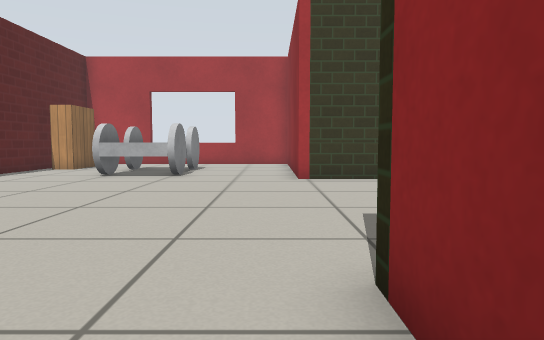
View 1 (above)

17 first-person views from a walk through a Gazebo world. The camera is 0.5 m above the floor, tilts 4° down and sees 70° across. The floor is counted in squares, 0.5 m on a side. Each view is taken from the middle of a square. On the plan, view 1 faces up. The plan holds only what a view shows up to about 13 squares ahead; the rest is blank. The place goes on beyond the plan. The robots in the file are not drawn. Simple patterns stand in for the simulator's built-in surfaces.

View 2
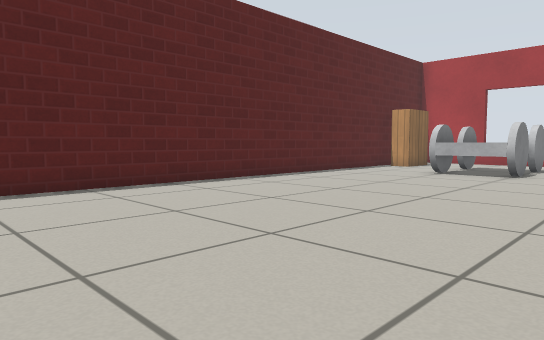

View 3
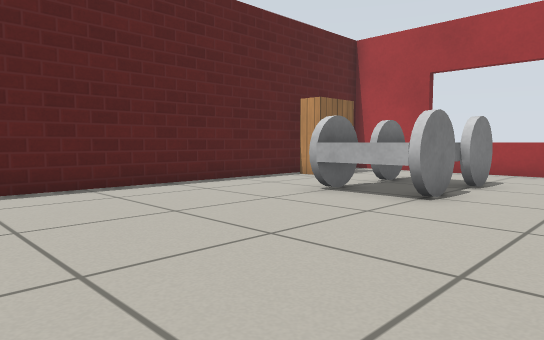

View 4
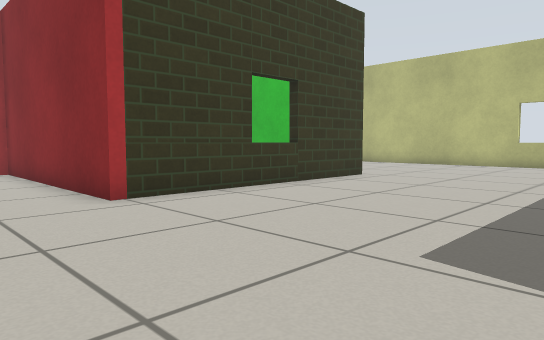

View 5
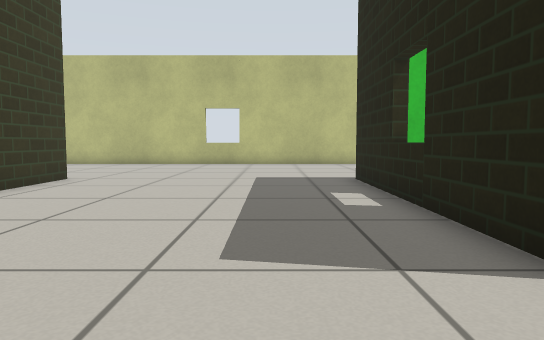

View 6
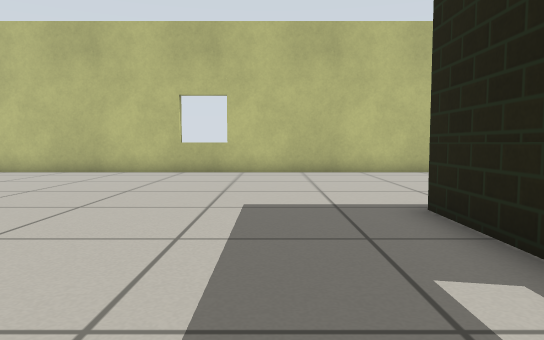

View 7
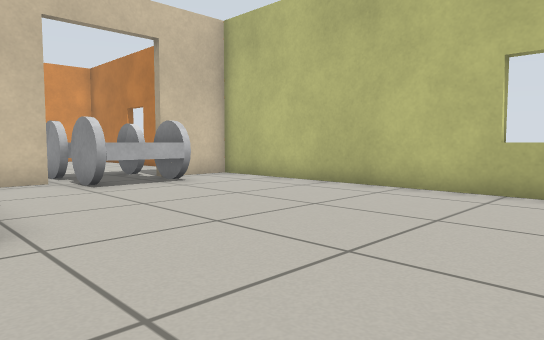

View 8
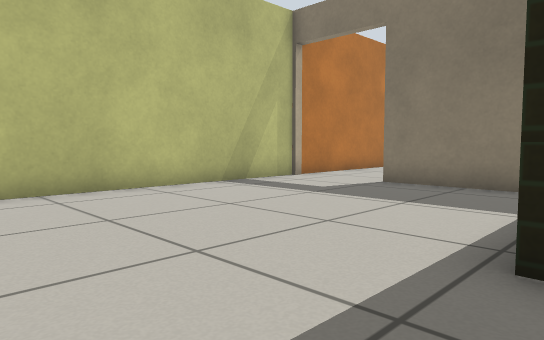

View 9
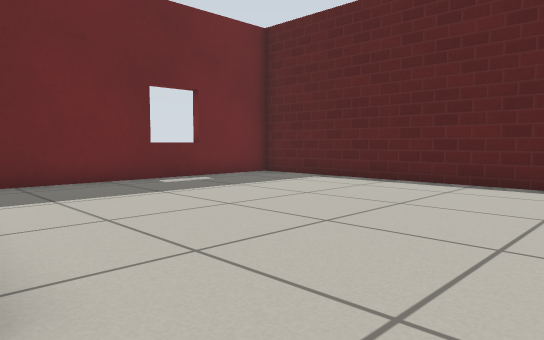

View 10
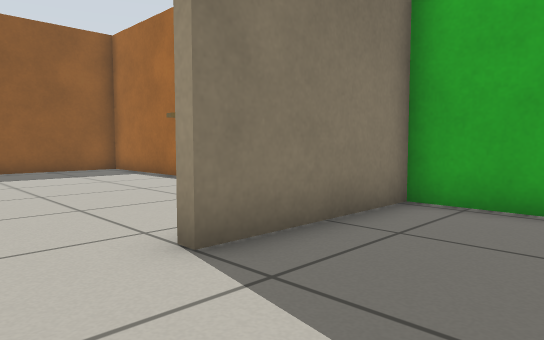

View 11
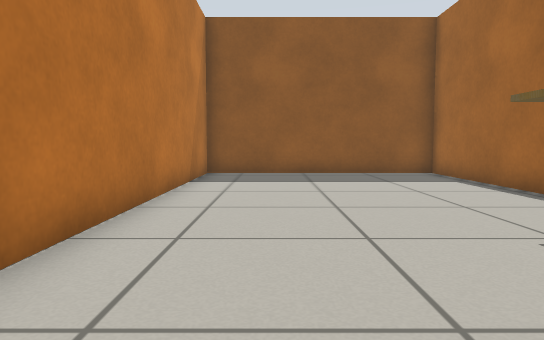

View 12
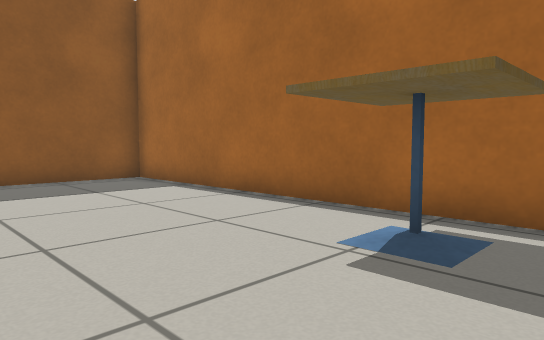

View 13
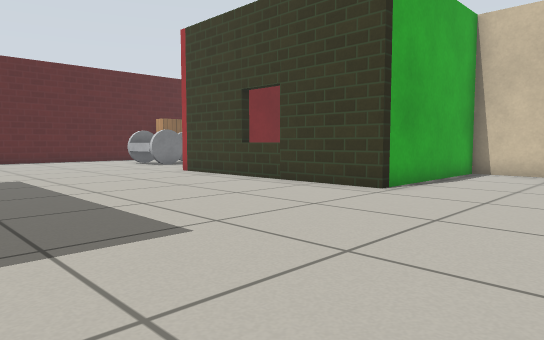

View 14
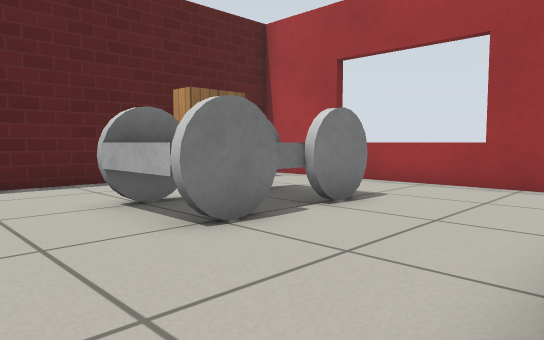

View 15
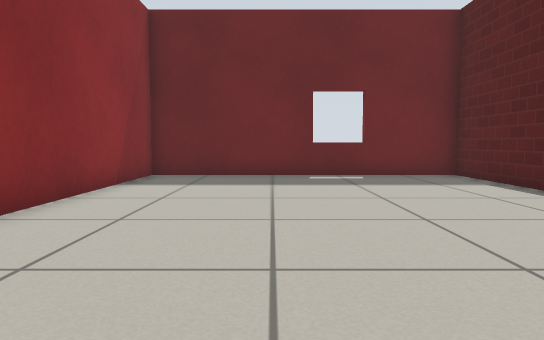

View 16
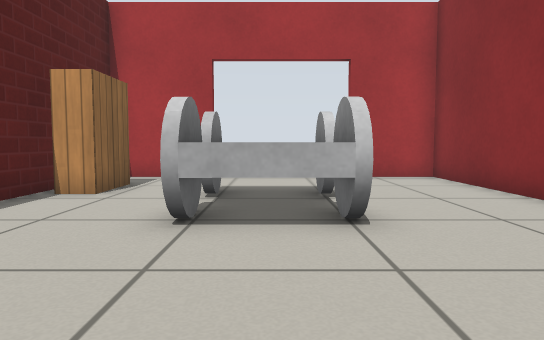

View 17
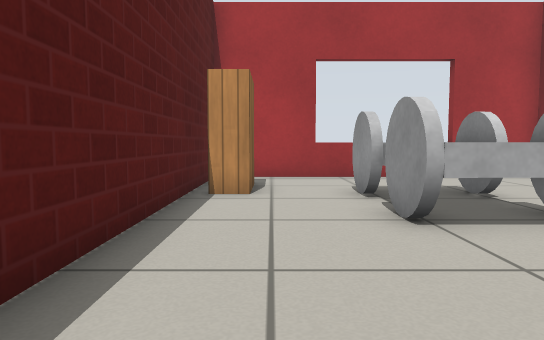

### Floor plan
Ten units are one square. View 1 is at (0, 0); x grows to the right and y downward. Boxes are objects, and circles mark ways between rooms. Rooms are numbered by the first view taken in them; rooms with no view inside come last. Other rooms are left out.
<svg viewBox="-92 -189 258 341">
<path fill="none" stroke="#000" d="M13 -27 88 -27M55 -22 55 -27M87 10 87 30 130 30M106 -164 87 -164 87 -107 7 -107 7 -184 -87 -184 -87 50 7 50 7 -27M161 30 161 -164 138 -164M87 49 87 147 161 147 161 30"/>
<rect x="-85" y="-165" width="10" height="20" fill="#bbb"><title>bookshelf</title></rect>
<rect x="-55" y="-155" width="30" height="40" fill="#bbb"><title>other object</title></rect>
<rect x="95" y="45" width="20" height="20" fill="#bbb"><title>cafe table</title></rect>
<circle cx="145" cy="30" r="3" fill="#2a7"/>
<text x="30" y="-70">1</text>
<text x="120" y="90">2</text>
</svg>
Room 1 opens to room 2.

Where each view was taken, in squares from view 1:
view 1: 0 up, 0 right, facing up
view 2: 1 down, 0 right, facing up-left
view 3: 5 up, 0 right, facing up-left
view 4: 4 up, 2 left, facing up-right
view 5: 5 up, 2 left, facing right
view 6: 5 up, 3 right, facing right
view 7: 6 up, 8 right, facing up-right
view 8: 6 up, 8 right, facing down-right
view 9: 5 up, 1 right, facing down-left
view 10: 0 up, 15 right, facing down-left
view 11: 2 down, 14 right, facing down
view 12: 4 down, 14 right, facing down-left
view 13: 3 up, 13 right, facing up-left
view 14: 9 up, 1 right, facing up-left
view 15: 7 up, 3 left, facing down
view 16: 7 up, 4 left, facing up
view 17: 7 up, 7 left, facing up
